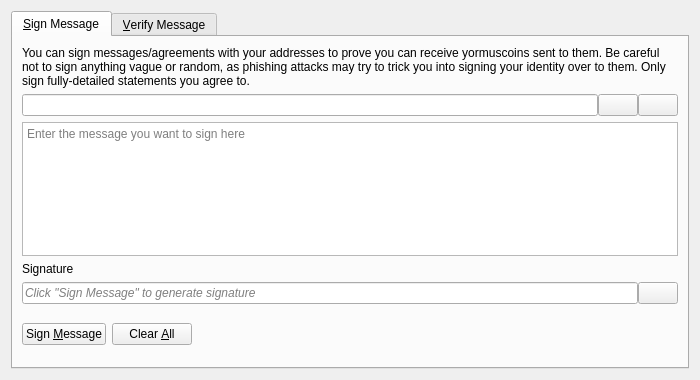
<?xml version="1.0" encoding="UTF-8"?>
<ui version="4.0">
 <class>SignVerifyMessageDialog</class>
 <widget class="QDialog" name="SignVerifyMessageDialog">
  <property name="geometry">
   <rect>
    <x>0</x>
    <y>0</y>
    <width>700</width>
    <height>380</height>
   </rect>
  </property>
  <property name="windowTitle">
   <string>Signatures - Sign / Verify a Message</string>
  </property>
  <property name="modal">
   <bool>true</bool>
  </property>
  <layout class="QVBoxLayout" name="verticalLayout">
   <item>
    <widget class="QTabWidget" name="tabWidget">
     <property name="currentIndex">
      <number>0</number>
     </property>
     <widget class="QWidget" name="tabSignMessage">
      <attribute name="title">
       <string>&amp;Sign Message</string>
      </attribute>
      <layout class="QVBoxLayout" name="verticalLayout_SM">
       <item>
        <widget class="QLabel" name="infoLabel_SM">
         <property name="text">
          <string>You can sign messages/agreements with your addresses to prove you can receive yormuscoins sent to them. Be careful not to sign anything vague or random, as phishing attacks may try to trick you into signing your identity over to them. Only sign fully-detailed statements you agree to.</string>
         </property>
         <property name="textFormat">
          <enum>Qt::PlainText</enum>
         </property>
         <property name="wordWrap">
          <bool>true</bool>
         </property>
        </widget>
       </item>
       <item>
        <layout class="QHBoxLayout" name="horizontalLayout_1_SM">
         <property name="spacing">
          <number>0</number>
         </property>
         <item>
          <widget class="QValidatedLineEdit" name="addressIn_SM">
           <property name="toolTip">
            <string>The YormusCoin address to sign the message with</string>
           </property>
          </widget>
         </item>
         <item>
          <widget class="QPushButton" name="addressBookButton_SM">
           <property name="toolTip">
            <string>Choose previously used address</string>
           </property>
           <property name="text">
            <string/>
           </property>
           <property name="icon">
            <iconset resource="../bitcoin.qrc">
             <normaloff>:/icons/address-book</normaloff>:/icons/address-book</iconset>
           </property>
           <property name="shortcut">
            <string>Alt+A</string>
           </property>
           <property name="autoDefault">
            <bool>false</bool>
           </property>
          </widget>
         </item>
         <item>
          <widget class="QPushButton" name="pasteButton_SM">
           <property name="toolTip">
            <string>Paste address from clipboard</string>
           </property>
           <property name="text">
            <string/>
           </property>
           <property name="icon">
            <iconset resource="../bitcoin.qrc">
             <normaloff>:/icons/editpaste</normaloff>:/icons/editpaste</iconset>
           </property>
           <property name="shortcut">
            <string>Alt+P</string>
           </property>
           <property name="autoDefault">
            <bool>false</bool>
           </property>
          </widget>
         </item>
        </layout>
       </item>
       <item>
        <widget class="QPlainTextEdit" name="messageIn_SM">
         <property name="toolTip">
          <string>Enter the message you want to sign here</string>
         </property>
         <property name="placeholderText">
          <string>Enter the message you want to sign here</string>
         </property>
        </widget>
       </item>
       <item>
        <widget class="QLabel" name="signatureLabel_SM">
         <property name="text">
          <string>Signature</string>
         </property>
         <property name="textFormat">
          <enum>Qt::PlainText</enum>
         </property>
        </widget>
       </item>
       <item>
        <layout class="QHBoxLayout" name="horizontalLayout_2_SM">
         <property name="spacing">
          <number>0</number>
         </property>
         <item>
          <widget class="QLineEdit" name="signatureOut_SM">
           <property name="placeholderText">
            <string>Click "Sign Message" to generate signature</string>
           </property>
           <property name="font">
            <font>
             <italic>true</italic>
            </font>
           </property>
           <property name="readOnly">
            <bool>true</bool>
           </property>
          </widget>
         </item>
         <item>
          <widget class="QPushButton" name="copySignatureButton_SM">
           <property name="toolTip">
            <string>Copy the current signature to the system clipboard</string>
           </property>
           <property name="text">
            <string/>
           </property>
           <property name="icon">
            <iconset resource="../bitcoin.qrc">
             <normaloff>:/icons/editcopy</normaloff>:/icons/editcopy</iconset>
           </property>
           <property name="autoDefault">
            <bool>false</bool>
           </property>
          </widget>
         </item>
        </layout>
       </item>
       <item>
        <layout class="QHBoxLayout" name="horizontalLayout_3_SM">
         <item>
          <widget class="QPushButton" name="signMessageButton_SM">
           <property name="toolTip">
            <string>Sign the message to prove you own this YormusCoin address</string>
           </property>
           <property name="text">
            <string>Sign &amp;Message</string>
           </property>
           <property name="icon">
            <iconset resource="../bitcoin.qrc">
             <normaloff>:/icons/edit</normaloff>:/icons/edit</iconset>
           </property>
           <property name="autoDefault">
            <bool>false</bool>
           </property>
          </widget>
         </item>
         <item>
          <widget class="QPushButton" name="clearButton_SM">
           <property name="toolTip">
            <string>Reset all sign message fields</string>
           </property>
           <property name="text">
            <string>Clear &amp;All</string>
           </property>
           <property name="icon">
            <iconset resource="../bitcoin.qrc">
             <normaloff>:/icons/remove</normaloff>:/icons/remove</iconset>
           </property>
           <property name="autoDefault">
            <bool>false</bool>
           </property>
          </widget>
         </item>
         <item>
          <spacer name="horizontalSpacer_1_SM">
           <property name="orientation">
            <enum>Qt::Horizontal</enum>
           </property>
           <property name="sizeHint" stdset="0">
            <size>
             <width>40</width>
             <height>48</height>
            </size>
           </property>
          </spacer>
         </item>
         <item>
          <widget class="QLabel" name="statusLabel_SM">
           <property name="font">
            <font>
             <weight>75</weight>
             <bold>true</bold>
            </font>
           </property>
           <property name="text">
            <string/>
           </property>
           <property name="wordWrap">
            <bool>true</bool>
           </property>
          </widget>
         </item>
         <item>
          <spacer name="horizontalSpacer_2_SM">
           <property name="orientation">
            <enum>Qt::Horizontal</enum>
           </property>
           <property name="sizeHint" stdset="0">
            <size>
             <width>40</width>
             <height>48</height>
            </size>
           </property>
          </spacer>
         </item>
        </layout>
       </item>
      </layout>
     </widget>
     <widget class="QWidget" name="tabVerifyMessage">
      <attribute name="title">
       <string>&amp;Verify Message</string>
      </attribute>
      <layout class="QVBoxLayout" name="verticalLayout_VM">
       <item>
        <widget class="QLabel" name="infoLabel_VM">
         <property name="text">
          <string>Enter the receiver's address, message (ensure you copy line breaks, spaces, tabs, etc. exactly) and signature below to verify the message. Be careful not to read more into the signature than what is in the signed message itself, to avoid being tricked by a man-in-the-middle attack. Note that this only proves the signing party receives with the address, it cannot prove sendership of any transaction!</string>
         </property>
         <property name="textFormat">
          <enum>Qt::PlainText</enum>
         </property>
         <property name="alignment">
          <set>Qt::AlignLeading|Qt::AlignLeft|Qt::AlignTop</set>
         </property>
         <property name="wordWrap">
          <bool>true</bool>
         </property>
        </widget>
       </item>
       <item>
        <layout class="QHBoxLayout" name="horizontalLayout_1_VM">
         <property name="spacing">
          <number>0</number>
         </property>
         <item>
          <widget class="QValidatedLineEdit" name="addressIn_VM">
           <property name="toolTip">
            <string>The YormusCoin address the message was signed with</string>
           </property>
          </widget>
         </item>
         <item>
          <widget class="QPushButton" name="addressBookButton_VM">
           <property name="toolTip">
            <string>Choose previously used address</string>
           </property>
           <property name="text">
            <string/>
           </property>
           <property name="icon">
            <iconset resource="../bitcoin.qrc">
             <normaloff>:/icons/address-book</normaloff>:/icons/address-book</iconset>
           </property>
           <property name="shortcut">
            <string>Alt+A</string>
           </property>
           <property name="autoDefault">
            <bool>false</bool>
           </property>
          </widget>
         </item>
        </layout>
       </item>
       <item>
        <widget class="QPlainTextEdit" name="messageIn_VM">
          <property name="toolTip">
            <string>The signed message to verify</string>
          </property>
          <property name="placeholderText">
            <string>The signed message to verify</string>
          </property>
        </widget>
       </item>
       <item>
        <widget class="QValidatedLineEdit" name="signatureIn_VM">
          <property name="toolTip">
            <string>The signature given when the message was signed</string>
          </property>
          <property name="placeholderText">
            <string>The signature given when the message was signed</string>
          </property>
        </widget>
       </item>
       <item>
        <layout class="QHBoxLayout" name="horizontalLayout_2_VM">
         <item>
          <widget class="QPushButton" name="verifyMessageButton_VM">
           <property name="toolTip">
            <string>Verify the message to ensure it was signed with the specified YormusCoin address</string>
           </property>
           <property name="text">
            <string>Verify &amp;Message</string>
           </property>
           <property name="icon">
            <iconset resource="../bitcoin.qrc">
             <normaloff>:/icons/transaction_0</normaloff>:/icons/transaction_0</iconset>
           </property>
           <property name="autoDefault">
            <bool>false</bool>
           </property>
          </widget>
         </item>
         <item>
          <widget class="QPushButton" name="clearButton_VM">
           <property name="toolTip">
            <string>Reset all verify message fields</string>
           </property>
           <property name="text">
            <string>Clear &amp;All</string>
           </property>
           <property name="icon">
            <iconset resource="../bitcoin.qrc">
             <normaloff>:/icons/remove</normaloff>:/icons/remove</iconset>
           </property>
           <property name="autoDefault">
            <bool>false</bool>
           </property>
          </widget>
         </item>
         <item>
          <spacer name="horizontalSpacer_1_VM">
           <property name="orientation">
            <enum>Qt::Horizontal</enum>
           </property>
           <property name="sizeHint" stdset="0">
            <size>
             <width>40</width>
             <height>48</height>
            </size>
           </property>
          </spacer>
         </item>
         <item>
          <widget class="QLabel" name="statusLabel_VM">
           <property name="font">
            <font>
             <weight>75</weight>
             <bold>true</bold>
            </font>
           </property>
           <property name="text">
            <string/>
           </property>
           <property name="wordWrap">
            <bool>true</bool>
           </property>
          </widget>
         </item>
         <item>
          <spacer name="horizontalSpacer_2_VM">
           <property name="orientation">
            <enum>Qt::Horizontal</enum>
           </property>
           <property name="sizeHint" stdset="0">
            <size>
             <width>40</width>
             <height>48</height>
            </size>
           </property>
          </spacer>
         </item>
        </layout>
       </item>
      </layout>
     </widget>
    </widget>
   </item>
  </layout>
 </widget>
 <customwidgets>
  <customwidget>
   <class>QValidatedLineEdit</class>
   <extends>QLineEdit</extends>
   <header>qt/qvalidatedlineedit.h</header>
  </customwidget>
 </customwidgets>
 <resources>
  <include location="../bitcoin.qrc"/>
 </resources>
 <connections/>
</ui>
